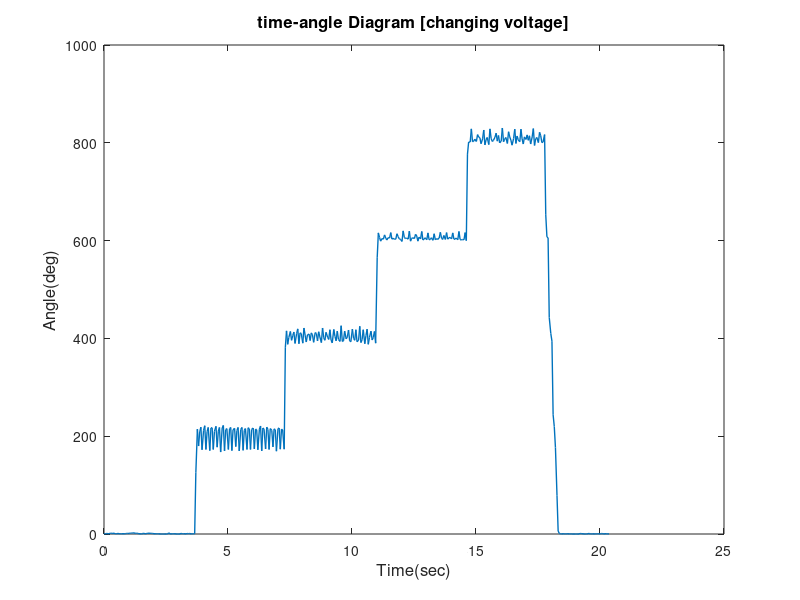

Recreate this plot in MATLAB.
load('voltage.mat');
%initialization time on zero
time1 = time1 - time1(1);

%time-angle w/ cmd Diagram [PID]
figure (1)
plot(time1,angle1,'LineWidth',1);
title('time-angle Diagram [changing voltage]','fontsize',12)
xlabel('Time(sec)','fontsize',12)
ylabel('Angle(deg)','fontsize',12)